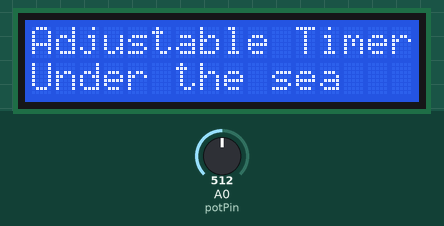
Bench run of a sketch on a simulated Arduino Uno, built with avr-gcc and run on an emulated ATmega328P. Parts: 16×2 character LCD. The test bench sets the inputs (shaded band); at power-on: A0 (potPin) = 512. What the sketch prints to the serial monitor is not drawn.

Above: at 0.1 s.
3.3 s: A0 (potPin) set to 995
6.3 s: A0 (potPin) set to 1007
At 8.9 s:
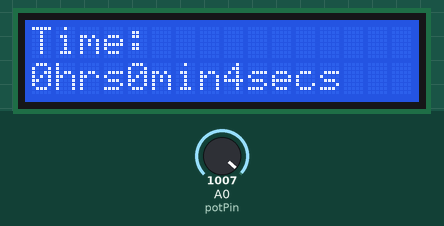
12.8 s: A0 (potPin) set to 1023
At 14.1 s:
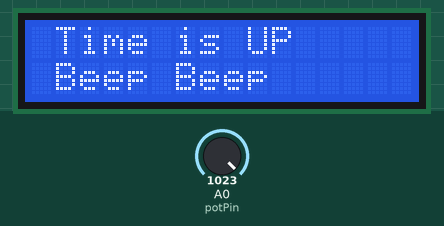
Timing chart, 0 to 15.8 s (numbered marks = the images above; inputs shaded):
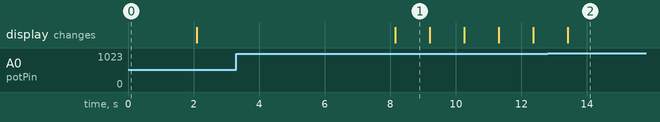

Measured:
- the behaviour switches between 1006 and 1007 on A0 (potPin) (found by bisection; images 0 and 1)
- after the input at 3.3 s, every drawn part: stays the same
- after the input at 6.3 s, the display: changes after 1.9 s (image 1)
- what the display in image 1 shows lasts 1.0 s, from 8.2 s to 9.2 s

The sketch:

LCD.ino
```cpp
#include <Wire.h>
#include <LiquidCrystal_I2C.h>
LiquidCrystal_I2C lcd(0x27,16,2);

int TimeHours =  0;
int TimeMinutes =  0;
int TimeSeconds =  0;

bool countDown=true;
bool get_time = false;
int Buzzer =12;

unsigned long interval=1000;
unsigned long previousMillis=0;

int potPin = 0; //定義可變電阻讀取接腳
int val = 0 ; //定義可變電阻讀取數儲暫存用的變數
int voltage = 0; //輸入LED的電壓值

void setup() {
    Serial.begin(9600);

    //定義可變電阻讀取接腳為輸入
    pinMode(potPin, INPUT);

    //LCD
    lcd.init();
    lcd.backlight();
    lcd.print("Adjustable Timer");
    lcd.setCursor(0,1);
    lcd.print("Under the sea");
    delay(2000);
    lcd.clear();
    //pinMode(Buzzer, OUTPUT);

    set_Time();
}

void loop() {
  //讀取可變電阻電壓值
  val = analogRead(potPin); //val = 0 ~ 1023
  voltage = map(val, 0, 1023, 0, 255); //將val由0~1023線性變換為0~255並存入voltage

  if(countDown)printSerial();//print

  delay(500);

  if(voltage>250 && countDown){
    get_time = true;
    Show_Time();
    count_Down();
  }
}

void set_Time(){
  TimeHours =  0;
  TimeMinutes =  0;
  TimeSeconds =  5;
}

void count_Down(){
  if(TimeHours == 0 && TimeMinutes == 0 && TimeSeconds == 0){
    timeIsUp();
  }

  else if(TimeSeconds <= 0){
    TimeSeconds = 59;
    TimeMinutes = TimeMinutes - 1;
  }
  else if(TimeMinutes < 0){
    TimeMinutes = 59;
    TimeHours = TimeHours - 1;
  }
  else{
    get_time = true;
    counter();
    Show_Time();
  }
}
void Show_Time(){
  // Turn on the display
  lcd.display();

  lcd.setCursor(0, 0); //top left
  lcd.print("Time: ");

  lcd.setCursor(0, 1);
  lcd.print(TimeHours);
  lcd.print("hrs ");

  lcd.setCursor(4, 1);
  lcd.print(TimeMinutes);
  lcd.print("mins ");

  lcd.setCursor(8, 1);
  lcd.print(TimeSeconds);
  lcd.print("secs ");

}

void counter() {
  unsigned long currentMillis = millis(); // 當前時間
  // 檢查interval是否超過（1000毫秒）
  if ((unsigned long)(currentMillis - previousMillis) >= interval) {
    if(get_time == true){
      TimeSeconds--;
      get_time = false;
    }
    previousMillis = millis();
  }
}

void timeIsUp(){
  lcd.clear();
  lcd.setCursor(0, 0);
  lcd.print(" Time is UP");
  lcd.setCursor(0, 1);
  lcd.print(" Beep Beep");
  countDown=false;
  Serial.print("Time's up!");
}

void printSerial(){
  //印出數值val檢查執行成果
  Serial.print("val = ");
  Serial.print(val);
  Serial.print(";   voltage = ");
  Serial.println(voltage);
  //印出數值time
  Serial.print("val = ");
  Serial.print(TimeHours);
  Serial.print(":");
  Serial.print(TimeMinutes);
  Serial.print(":");
  Serial.println(TimeSeconds);
  delay(500);
}
```
